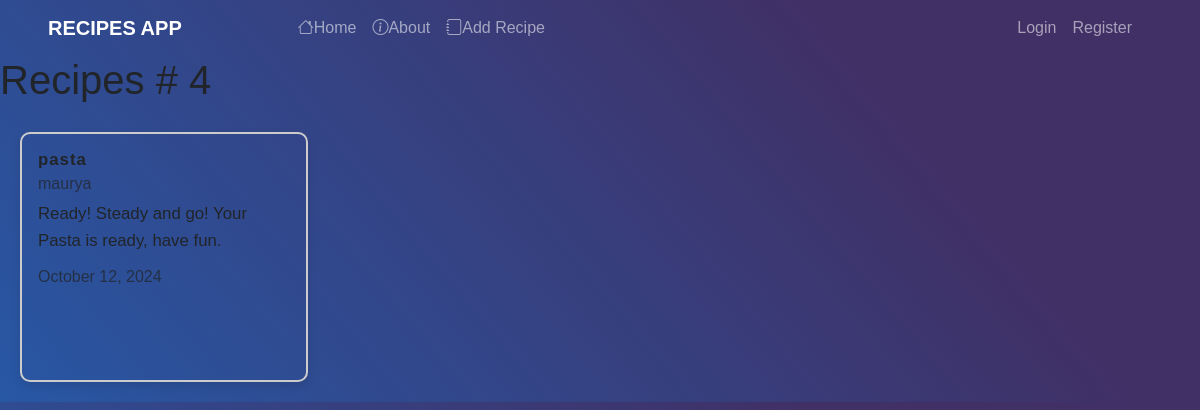
/recipe/4/, run on the app's committed database.
### recipes/models.py (models this page shows, shortened)
class Recipe(models.Model):
    title = models.CharField(max_length=100)
    description = models.TextField()
    author = models.ForeignKey(User, on_delete=models.CASCADE)
    created_at = models.DateTimeField(auto_now_add=True)
    updated_at = models.DateTimeField(auto_now=True)

### recipes/views.py (the view)
# urls.py: path('recipe/<int:pk>/', views.RecipeDetailView.as_view(), name="recipes-detail"),
class RecipeDetailView(DetailView):
    model = models.Recipe

### recipes/templates/recipes/recipe_detail.html (shortened to what this page needs)
{% extends 'recipes/base.html' %}
{% block content %}
<h1>Recipes # {{object.id}} </h1>
<div class="card " style="width: 18rem;">
   <div class="card-body">
      <h5 class="card-title">{{object.title}}</h5>
      <h6 class="card-subtitle mb-2 text-body-secondary">{{object.author}}</h6>
      <p class="card-text">{{object.description}}</p>
      <h6 class="card-subtitle mb-2 text-body-secondary">{{object.updated_at|date:"F d, Y"}}</h6>
   </div>
</div>
{% endblock content %}

### recipes/static/css/style.css (style rules this page uses)
body { font-family: Arial, sans-serif; background-color: #0abcf9; background-image: linear-gradient(50deg, #2857a4 0%,#403066 74%); }
.card { display: inline-block; justify-content: center; align-items: center; border: 2px solid #ccc; border-radius: 10px; box-shadow: 0 4px 8px rgba(0, 0, 0, 0.1); width: 90%; height: 250px; margin: 20px; color: var(--contact-light-text-color); background: transparent; line-height: 1.6; font-size: 1.05rem; }
.card-title { font-size: 1.05rem; font-weight: bold; letter-spacing: 1px; font-family: 'Arial', sans-serif; }

### data on the page
Recipe: id "4", title "pasta", author "maurya", description "Ready! Steady and go! Your Pasta is ready, have fun.", updated_at "October 12, 2024"
